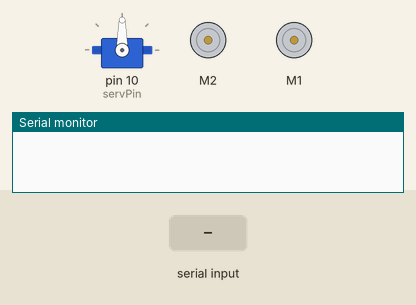
Bench run of a sketch on a simulated Arduino Uno, built with avr-gcc and run on an emulated ATmega328P. Parts: servo, 2 × DC motor (green arrow = forward, orange = backward, longer = faster), the last lines printed to the serial monitor. The test bench sets the inputs (shaded band).

Above: at 1.2 s.
1.3 s: "s90\n" received over Serial
At 2.5 s:
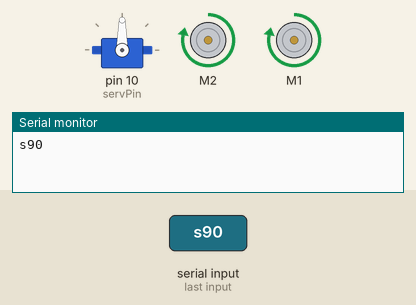
2.8 s: "s,45\n" received over Serial
At 3.8 s:
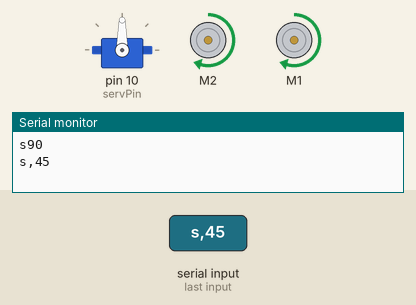
Timing chart, 0 to 5.8 s (numbered marks = the images above; inputs shaded):
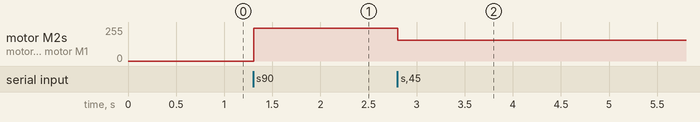

The sketch:

rcbl.ino
```cpp
#include <AFMotor.h>
#include <Servo.h>
#include <stdlib.h>

#define servPin 10

Servo servo;
int richtung = 0;
unsigned char geschw = 0;

char command;
String string;


AF_DCMotor motor1(2, MOTOR12_64KHZ);
AF_DCMotor motor2(1, MOTOR12_64KHZ);

void setup() {
  Serial.begin(9600);
  servo.attach(servPin);
  kill();
}

void loop() {
    while(Serial.available() > 0 && string.length() < 4)
    {
      command = ((byte)Serial.read());
      string += command;
      delay(1);
    }

    if(string.length() == 4) {
      Serial.println(string);
      if(string[0] == 's') {  //'s' geschwindigkeit 'r' richtung
        string.remove(0,1);
        updateSpeed(string.toInt() - 100); //-100 damit Zahl dreistellig ist
        string = "";
      } else if(string[0] == 'r') {
        string.remove(0,1);
        updatePosition(string.toInt() - 100);
        string = "";
      }
      string = "";
    }
}


void updatePosition(int rich) {
  servo.write(richtung);
  richtung = rich;
}


void updateSpeed(int ges) {
  motor1.run(RELEASE);
  motor2.run(RELEASE);
  motor1.setSpeed(ges);
  motor2.setSpeed(ges);
  motor1.run(FORWARD);
  motor2.run(FORWARD);
  geschw = ges;

}

void kill() {
  motor1.run(RELEASE);
  motor2.run(RELEASE);
  servo.write(90);

}
```

Measured:
- after the input at 1.3 s, motor M2, motor M1: stopped → forward 246/255 at once
- after the input at 2.8 s, motor M2, motor M1: forward 246/255 → forward 156/255 at once
